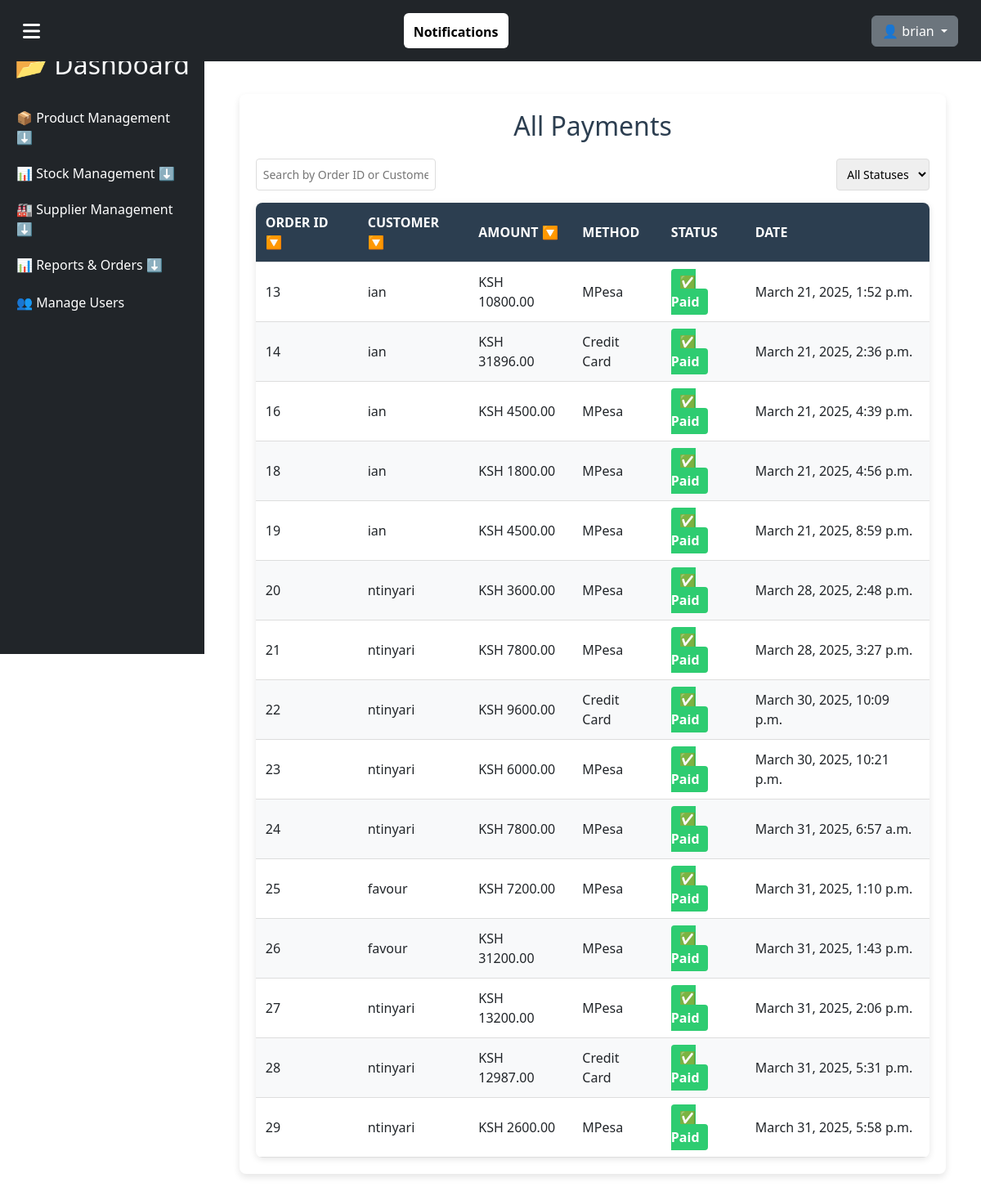
Screenshot of /orders/admin/payments/ (signed in) with the database file from the repository.
### users/models.py (models this page shows, shortened)
class CustomUser(AbstractUser):
    ROLE_CHOICES = [
        ('admin', 'Admin'),
        ('customer', 'Customer'),
    ]
    email = models.EmailField(unique=True)
    role = models.CharField(max_length=10, choices=ROLE_CHOICES, default='customer')
    objects = CustomUserManager()  # Attach the custom manager
    USERNAME_FIELD = "username"
    REQUIRED_FIELDS = ["email"]
    class Meta:
        verbose_name = "User"
        verbose_name_plural = "Users"

### orders/models.py (models this page shows, shortened)
class Payment(models.Model):
    PAYMENT_METHODS = [
        ('MPesa', 'MPesa'),
        ('Credit Card', 'Credit Card'),
        ('PayPal', 'PayPal'),
    ]
    order = models.OneToOneField('Order', on_delete=models.CASCADE, related_name='payment')
    user = models.ForeignKey(settings.AUTH_USER_MODEL, on_delete=models.CASCADE, null=True, blank=True)
    amount = models.DecimalField(max_digits=10, decimal_places=2)
    payment_status = models.BooleanField(default=False)  # True = Paid, False = Unpaid
    payment_date = models.DateTimeField(auto_now_add=True)
    payment_method = models.CharField(max_length=50, choices=PAYMENT_METHODS)

class Order(models.Model):
    STATUS_CHOICES = [
        ('Pending', 'Pending'),
        ('Processing', 'Processing'),
        ('Shipped', 'Shipped'),
        ('Paid', 'Paid'),
        ('Delivered', 'Delivered'),
        ('Cancelled', 'Cancelled'),
        ('Refunded', 'Refunded'),
    ]
    user = models.ForeignKey(
        settings.AUTH_USER_MODEL, on_delete=models.CASCADE, null=True, blank=True
    )
    cart = models.ForeignKey(
        'Cart', on_delete=models.SET_NULL, null=True, blank=True
    )  # Preserve cart history
    customer_name = models.CharField(max_length=255)
    created_at = models.DateTimeField(auto_now_add=True)
    email = models.EmailField()
    address = models.TextField()
    total_amount = models.DecimalField(max_digits=10, decimal_places=2, default=0.00)
    status = models.CharField(max_length=20, choices=STATUS_CHOICES, default='Pending')
    delivered_at = models.DateTimeField(null=True, blank=True)  # Track delivery date
    payment_status = models.BooleanField(default=False)  # True if payment is received

### orders/views.py (the view)
# urls.py: path("admin/payments/", admin_payment_list, name="admin_payment_list"),
@login_required
def admin_payment_list(request):
    if not request.user.is_superuser:
        messages.error(request, "Access Denied!")
        return redirect("home")
    payments = Payment.objects.all()
    return render(request, "payments/admin_payment_list.html", {"payments": payments})

### orders/templates/payments/admin_payment_list.html (shortened to what this page needs)
{% extends 'base.html' %}
{% block content %}
<div class="payment-container">
    <h2>All Payments</h2>
    <div class="payment-filters">
        <input type="text" id="search" placeholder="Search by Order ID or Customer">
        <select id="statusFilter">
            <option value="">All Statuses</option>
        </select>
    </div>
    <table id="paymentTable">
        <thead>
            <tr>
                <th onclick="sortTable(0)">Order ID 🔽</th>
                <th onclick="sortTable(1)">Customer 🔽</th>
                <th onclick="sortTable(2)">Amount 🔽</th>
                <th>Method</th>
                <th>Status</th>
                <th>Date</th>
            </tr>
        </thead>
        <tbody>
            {% for payment in payments %}
            <tr>
                <td>{{ payment.order.id }}</td>
                <td>{{ payment.user.username }}</td>
                <td>KSH {{ payment.amount }}</td>
                <td>{{ payment.payment_method }}</td>
                <td>
                    <span class="status-badge {% if payment.payment_status %}paid{% else %}pending{% endif %}">
                        {% if payment.payment_status %}✅ Paid{% else %}❌ Pending{% endif %}
                    </span>
                </td>
                <td>{{ payment.payment_date }}</td>
            </tr>
            {% empty %}
            <tr><td colspan="6">No payments recorded.</td></tr>
            {% endfor %}
        </tbody>
    </table>
</div>
{% endblock %}

### home/templates/base.html (shortened to what this page needs)
<!DOCTYPE html>
<html lang="en">
<head>
    <link rel="stylesheet" href="https://cdn.jsdelivr.net/npm/bootstrap@5.3.0/dist/css/bootstrap.min.css">
    <link rel="stylesheet" href="https://cdnjs.cloudflare.com/ajax/libs/font-awesome/6.4.2/css/all.min.css">
</head>
<body>
<nav class="navbar navbar-expand-lg bg-dark p-3">
    <div class="container-fluid d-flex justify-content-between align-items-center">
        <div class="menu-toggle text-white" onclick="toggleSidebar()">
            <i class="fas fa-bars"></i>
        </div>
        {% if user.is_authenticated %}
        <div class="dropdown">
            <button class="btn btn-light position-relative" type="button" id="notificationDropdown" data-bs-toggle="dropdown" aria-expanded="false">
                 Notifications
            </button>
        </div>
    {% endif %}
        <div>
            {% if user.is_authenticated %}
            <div class="dropdown">
                <button class="btn btn-secondary dropdown-toggle" type="button" data-bs-toggle="dropdown">
                    👤 {{ user.username }}
                </button>
            </div>
            {% else %}
            <a href="{% url 'login' %}" class="btn btn-success">Login</a>
            <a href="{% url 'signup' %}" class="btn btn-warning">Sign Up</a>
            {% endif %}
        </div>
    </div>
</nav>
<aside class="sidebar">
    <h2 class="text-light text-center">📂 Dashboard</h2>
    <ul class="list-unstyled mt-4">
        {% if user.is_authenticated %}
            {% if user.is_staff %}
            <li>
                <button class="dropdown-button">📦 Product Management ⬇</button>
            </li>
            <li>
                <button class="dropdown-button">📊 Stock Management ⬇</button>
            </li>
            <li>
                <button class="dropdown-button">🏭 Supplier Management ⬇</button>
            </li>
            <li>
                <button class="dropdown-button">📊 Reports & Orders ⬇</button>
            </li>
            <li><a href="{% url 'user_list' %}">👥 Manage Users</a></li>
            {% endif %}
        {% endif %}
    </ul>
</aside>
<main class="main-content">
    {% block content %}{% endblock %}
</main>
</body>
</html>

### home/templates/base.html (style rules this page uses)
#notificationDropdown { background-color: #fff; border: none; font-weight: bold; }
.navbar { position: sticky; top: 0; width: 100%; z-index: 1000; background-color: #343a40; padding: 15px 20px; }
.sidebar { width: 250px; height: 100vh; background-color: #212529; position: fixed; top: 0; left: 0; padding-top: 60px; transition: all 0.3s ease-in-out; }
.sidebar a { display: block; padding: 12px 20px; color: white; text-decoration: none; }
.dropdown-button { background: none; border: none; width: 100%; text-align: left; color: white; padding: 10px 20px; }
.main-content { margin-left: 250px; padding: 20px; }
.menu-toggle { font-size: 24px; cursor: pointer; color: white; }

### orders/templates/payments/admin_payment_list.html (style rules this page uses)
.payment-container { max-width: 95%; margin: 20px auto; background: #fff; padding: 20px; border-radius: 8px; box-shadow: 0 4px 8px rgba(0, 0, 0, 0.1); }
h2 { text-align: center; color: #2c3e50; margin-bottom: 20px; }
table { width: 100%; border-collapse: collapse; background: #fff; border-radius: 8px; overflow: hidden; box-shadow: 0 2px 8px rgba(0, 0, 0, 0.1); }
th, td { padding: 12px; text-align: left; border-bottom: 1px solid #ddd; }
th { background: #2c3e50; color: #fff; text-transform: uppercase; cursor: pointer; }
tr:nth-child(even) { background: #f8f9fa; }
.status-badge { font-weight: bold; padding: 5px 10px; border-radius: 4px; }
.paid { background: #2ecc71; color: white; }
.payment-filters { display: flex; justify-content: space-between; margin-bottom: 15px; }
.payment-filters input, .payment-filters select { padding: 8px; font-size: 14px; border: 1px solid #ddd; border-radius: 4px; }

### rows the page displays
CustomUser: username "brian"
Payment: order.id "13", user.username "ian", amount "10800.00", payment_method "MPesa", payment_status "✅ Paid", payment_date "March 21, 2025, 1:52 p.m."
Payment: order.id "14", user.username "ian", amount "31896.00", payment_method "Credit Card", payment_status "✅ Paid", payment_date "March 21, 2025, 2:36 p.m."
Payment: order.id "16", user.username "ian", amount "4500.00", payment_method "MPesa", payment_status "✅ Paid", payment_date "March 21, 2025, 4:39 p.m."
Payment: order.id "18", user.username "ian", amount "1800.00", payment_method "MPesa", payment_status "✅ Paid", payment_date "March 21, 2025, 4:56 p.m."
Payment: order.id "19", user.username "ian", amount "4500.00", payment_method "MPesa", payment_status "✅ Paid", payment_date "March 21, 2025, 8:59 p.m."
Payment: order.id "20", user.username "ntinyari", amount "3600.00", payment_method "MPesa", payment_status "✅ Paid", payment_date "March 28, 2025, 2:48 p.m."
Payment: order.id "21", user.username "ntinyari", amount "7800.00", payment_method "MPesa", payment_status "✅ Paid", payment_date "March 28, 2025, 3:27 p.m."
Payment: order.id "22", user.username "ntinyari", amount "9600.00", payment_method "Credit Card", payment_status "✅ Paid", payment_date "March 30, 2025, 10:09 p.m."
Payment: order.id "23", user.username "ntinyari", amount "6000.00", payment_method "MPesa", payment_status "✅ Paid", payment_date "March 30, 2025, 10:21 p.m."
Payment: order.id "24", user.username "ntinyari", amount "7800.00", payment_method "MPesa", payment_status "✅ Paid", payment_date "March 31, 2025, 6:57 a.m."
Payment: order.id "25", user.username "favour", amount "7200.00", payment_method "MPesa", payment_status "✅ Paid", payment_date "March 31, 2025, 1:10 p.m."
Payment: order.id "26", user.username "favour", amount "31200.00", payment_method "MPesa", payment_status "✅ Paid", payment_date "March 31, 2025, 1:43 p.m."
Payment: order.id "27", user.username "ntinyari", amount "13200.00", payment_method "MPesa", payment_status "✅ Paid", payment_date "March 31, 2025, 2:06 p.m."
Payment: order.id "28", user.username "ntinyari", amount "12987.00", payment_method "Credit Card", payment_status "✅ Paid", payment_date "March 31, 2025, 5:31 p.m."
Payment: order.id "29", user.username "ntinyari", amount "2600.00", payment_method "MPesa", payment_status "✅ Paid", payment_date "March 31, 2025, 5:58 p.m."
